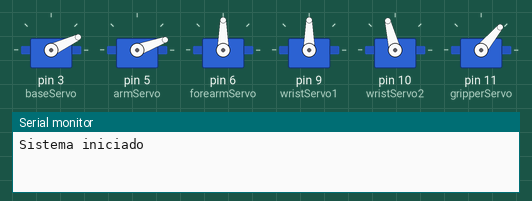
Recording of a sketch running on a simulated Arduino Uno, built with avr-gcc and run on an emulated ATmega328P. On the bench: 6 × servo, the last lines printed to the serial monitor.

Above: at 2.1 s.
At 7.6 s:
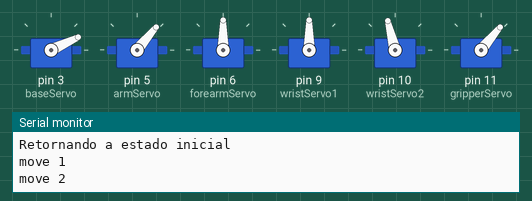
At 11.6 s:
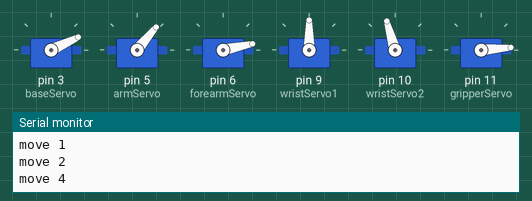
At 15.6 s:
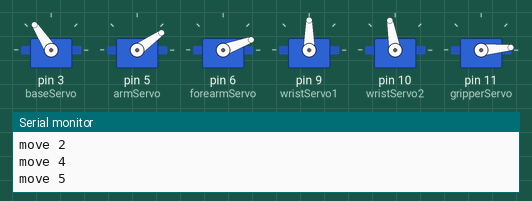
At 26.6 s:
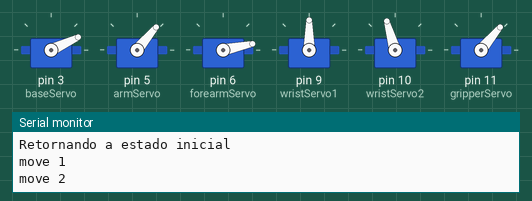
At 36.1 s:
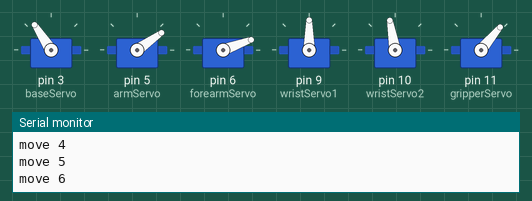
Timing chart, 0 to 40.0 s (numbered marks = the images above):
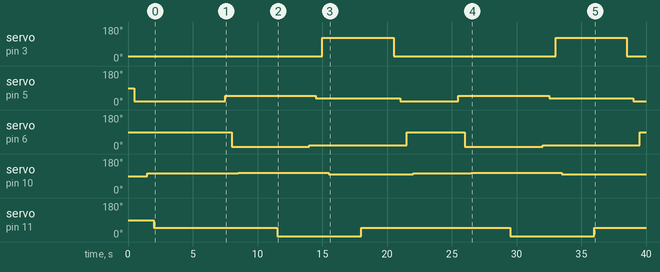

Measured:
- by itself, servo on pin 3 (baseServo): alternates 123° for 5.5 s and 25° for 12.5 s
- by itself, servo on pin 5 (armServo): 90° → 20° at 0.50 s, → 50° 7.0 s later, → 35° 7.0 s later, → 20° 6.5 s later, … (7 changes in this stretch)
- by itself, servo on pin 6 (forearmServo): 90° → 12° at 8.0 s, → 20° 6.0 s later, → 90° 7.5 s later, → 12° 4.5 s later, … (6 changes in this stretch)
- by itself, servo on pin 11 (gripperServo): goes 50° 9.5 s, 5° 6.5 s, 50° 11.5 s, 5° 6.5 s, then 50°
- by itself, servo on pin 10 (wristServo2): 90° → 104° at 1.5 s, → 106° 7.0 s later, → 100° 7.0 s later, → 104° 6.5 s later, … (6 changes in this stretch)

The sketch:

movement_descargar.ino
```cpp
#include <Servo.h>
// Descargar
Servo baseServo;        // Servo de la base (rotación)
Servo armServo;         // Servo del brazo
Servo forearmServo;     // Servo del antebrazo
Servo wristServo1;      // Servo de la muñeca 1
Servo wristServo2;      // Servo de la muñeca 2
Servo gripperServo;     // Servo de la garra


void setup() {
  Serial.begin(9600);
  baseServo.attach(3);        // Base en pin 3
  armServo.attach(5);         // Brazo en pin 5
  forearmServo.attach(6);     // Antebrazo en pin 6
  wristServo1.attach(9);      // Muñeca 1 en pin 9
  wristServo2.attach(10);     // Muñeca 2 en pin 10
  gripperServo.attach(11);    // Garra en pin 11

  Serial.println("Sistema iniciado");
  String initialMovements_1[] = {"base:25.5", "arm:20", "forearm:90", "wrist2:104", "gripper:50"};
  executeMovements(initialMovements_1, 5);
}

void loop() {
  Serial.println("Retornando a estado inicial");
  // String initialMovements[] = {"base:125", "arm:150", "forearm:90", "wrist2:10", "gripper:60"};
  Serial.println("move 1");
  String initialMovements_1[] = {"base:25.5", "arm:20", "forearm:90", "wrist2:104", "gripper:50"};
  executeMovements(initialMovements_1, 5);
  delay(2000);

  Serial.println("move 2");
  String initialMovements_2[] = {"base:25.5", "arm:50", "forearm:12", "wrist2:106", "gripper:50"};
  executeMovements(initialMovements_2, 5);
  delay(2000);

  Serial.println("move 4");
  String initialMovements_4[] = {"gripper:5"};
  executeMovements(initialMovements_4, 1);
  delay(2000);

  Serial.println("move 5");
  String initialMovements_5[] = { "forearm:20", "arm:35", "base:123", "wrist2:100"};
  executeMovements(initialMovements_5, 4);
  delay(2000);


  Serial.println("move 6");
  String initialMovements_6[] = {"gripper:50"};
  executeMovements(initialMovements_6, 1);
  delay(2000);

}

void returnToInitialState() {
  Serial.println("Retornando a estado inicial");
  String initialMovements[] = {"base:180"};
  executeMovements(initialMovements, 1);
}

// Función para mover un servo específico
void moveTo(String nameAngle) {
  int colonIndex = nameAngle.indexOf(':');
  String name = nameAngle.substring(0, colonIndex);
  int angle = nameAngle.substring(colonIndex + 1).toInt();

  if (name == "base") {
    baseServo.write(angle);
  } else if (name == "arm") {
    armServo.write(angle);
  } else if (name == "forearm") {
    forearmServo.write(angle);
  } else if (name == "wrist1") {
    wristServo1.write(angle);
  } else if (name == "wrist2") {
    wristServo2.write(angle);
  } else if (name == "gripper") {
    gripperServo.write(angle);
  }
}

// Función para ejecutar una secuencia de movimientos
void executeMovements(String movements[], int numberOfMovements) {
  for (int i = 0; i < numberOfMovements; i++) {
    moveTo(movements[i]);
    delay(500); // Tiempo entre movimientos
  }
}
```
